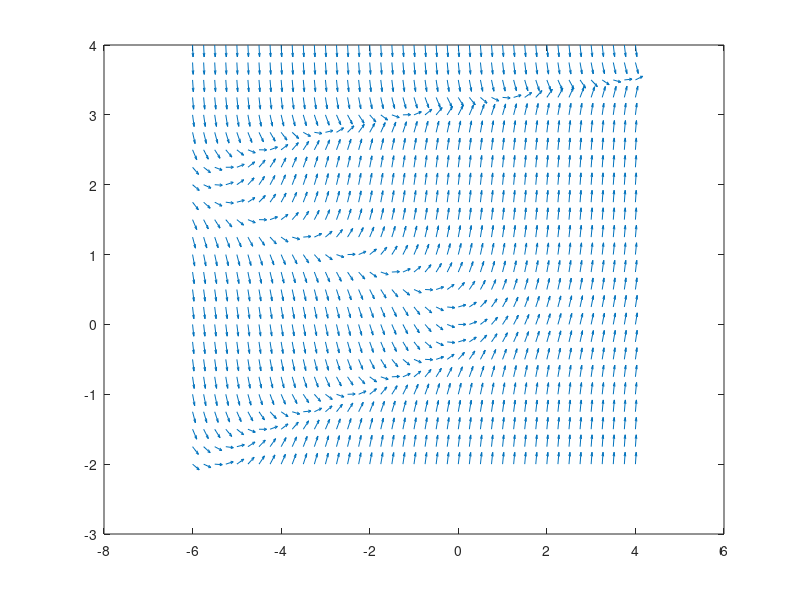

The MATLAB script that drew this image: (Note: this script raises an error after producing the figure.)
%Grafica compotamiento de y'=3ysen(y)+t sobre -6<=t<=4,-2<=y<=4
[t y]=meshgrid(-6:0.25:4,-2:0.25:4);
rvec=3.*y.*sin(y)+t;
dy=rvec./sqrt(1+rvec.^2); %normaliza campo vectorial
dt=1./sqrt(1+rvec.^2);
quiver(t,y,dt,dy);
axis([-6 4 -2 4])
quiver(t,y,dt,dy,0.5);
hold on
rhs=inline('3*y*sin(y)+t','t','y');
[t y]=ode45(rhs,[-5 6],-1);plot(t,y)
[t y]=ode45(rhs,[-5 -6],-1);plot(t,y)
[t y]=ode45(rhs,[-5 6],2);plot(t,y)
[t y]=ode45(rhs,[-5 6],2);plot(t,y)